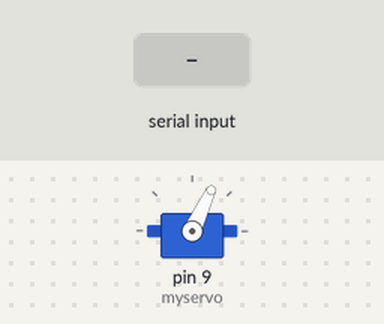
Simulated run of this sketch. Board: Arduino Uno, built with avr-gcc and run on an emulated ATmega328P. Parts: servo. Inputs (shaded band) come from the test bench.

Above: at 1.2 s.
1.3 s: "90,45\n" received over Serial
At 2.5 s:
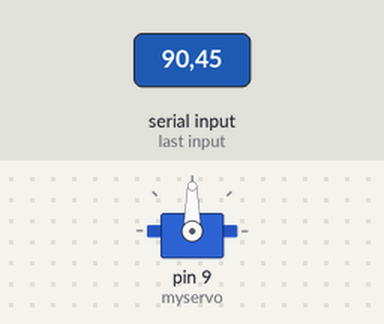
2.8 s: "30,150\n" received over Serial
At 3.5 s:
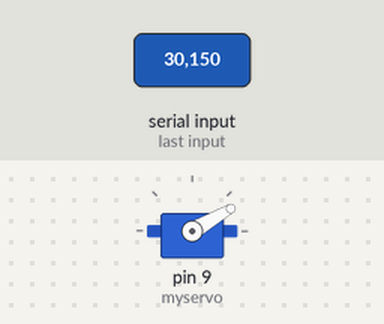
4.3 s: "5\n" received over Serial
At 4.9 s:
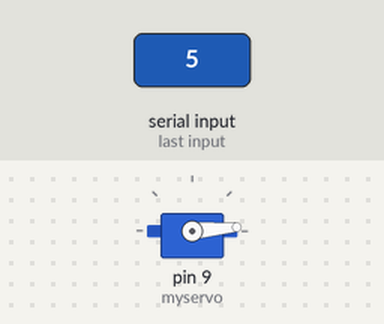
5.8 s: "200\n" received over Serial
At 7.0 s:
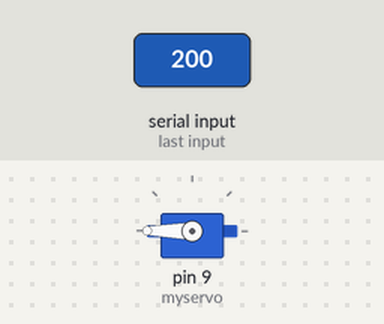
7.3 s: "90\n" received over Serial
At 8.5 s:
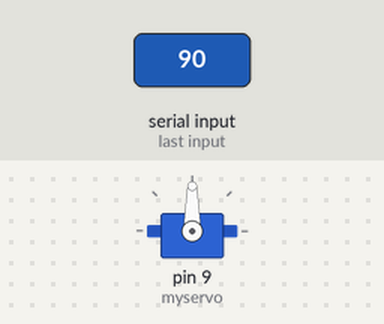
Timing chart, 0 to 9.8 s (numbered marks = the images above; inputs shaded):
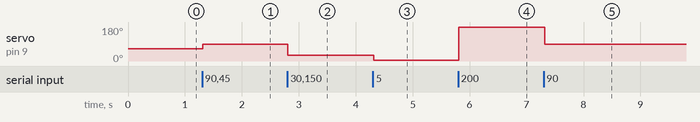

The sketch:

clamp_control.ino
```cpp
#include <Servo.h>

Servo myservo;
const int OPEN = 16;
const int CLOSED = 60;

int pos = 65;

void setup() {
  myservo.attach(9);
  Serial.begin(57600);
}

void loop() {
    //Serial.println(pos);
    myservo.write(pos);
    delay(15);
  if (Serial.available() > 0) {
    int value = Serial.parseInt();
    pos = value;
    while (Serial.available() > 0) {
      char c = Serial.read();
    }

  }
}
```

Measured:
- after the input at 1.3 s, servo on pin 9 (myservo): 65° → 90° at once
- after the input at 2.8 s, servo on pin 9 (myservo): 90° → 30° at once
- after the input at 4.3 s, servo on pin 9 (myservo): 30° → 5° at once
- after the input at 5.8 s, servo on pin 9 (myservo): 5° → 180° at once
- after the input at 7.3 s, servo on pin 9 (myservo): 180° → 90° at once
